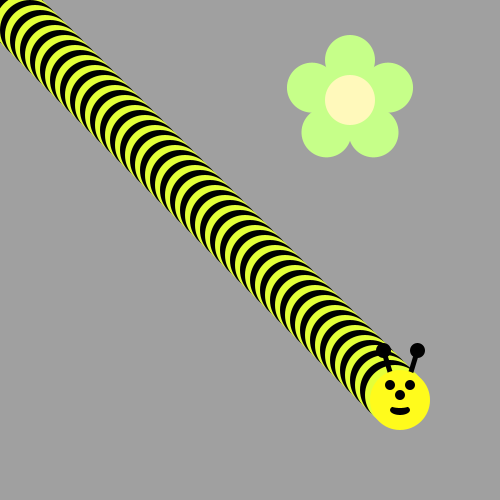
Frame 1 (no input)
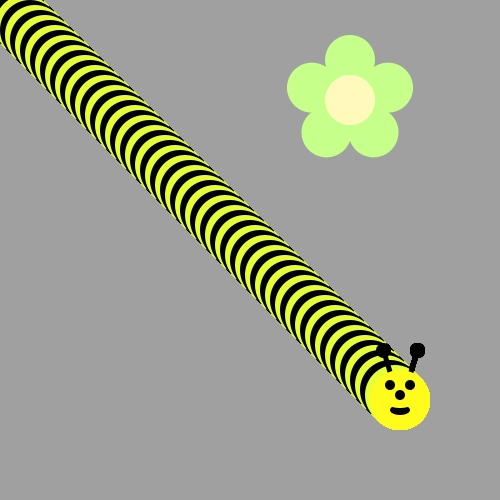
Frame 60 (the mouse pressed at the canvas centre just before this capture)
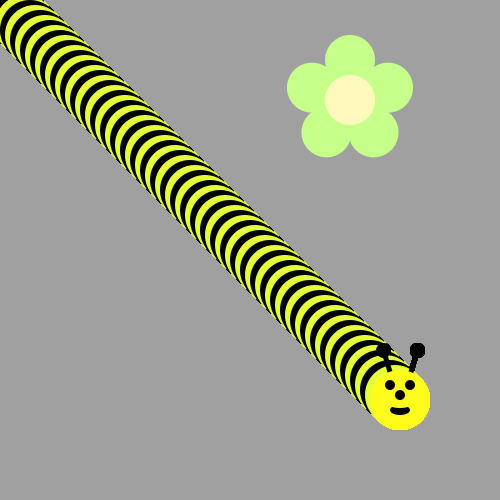
Frame 120 (the mouse held since frame 60 and released just before this capture)

The Processing sketch that drew these frames (run headless with seeded random() and noise(); from frame 60 on, the mouse is pressed at the canvas centre):

// Processing sketch: bumblebee
// ── bumblebee.pde
void draw() {
  for(int i = 0; i < 400; i += 5){
    noStroke();
    fill(#E4FF39);
    if (i % 2==0){
    fill(#000000);
    }
    ellipse(i, i, 60, 60);
  }
  drawBeeFace(400, 400);
/*Use a loop to make a body for the Bee!
Then put his head on using drawBeeFace(x,y)
Use Modulo to make the colors alternate 
*/
}

void drawFlower(int x, int y) {
     noStroke();
     translate(x, y);
     // draw 5 petals, rotating after each one<
     fill(#c6ff89);      // green
      for (int i = 0; i < 5; i++) {
           ellipse(0, -40, 50, 50);
          rotate(radians(72));
     }
     fill(#fff9bb); // light yellow
     ellipse(0, 0, 50, 50);
} 
void drawBeeFace(int BeeFaceX, int BeeFaceY) {
     noStroke();
     fill(0, 0, 0);
     stroke(1);
     strokeWeight(5);
     line(BeeFaceX-10, BeeFaceY-27, BeeFaceX-17, BeeFaceY-50);
     line(BeeFaceX+10, BeeFaceY-27, BeeFaceX+17, BeeFaceY-50);
     ellipse(BeeFaceX-17, BeeFaceY-50, 10, 10);
     ellipse(BeeFaceX+17, BeeFaceY-50, 10, 10);
     noStroke();
     fill(255, 251, 28);
     ellipse(BeeFaceX, BeeFaceY, 60, 60); // face
     fill(255, 237, 209);
     fill(0,0,0);
      ellipse(BeeFaceX-10, BeeFaceY-15, 10, 10); // eyes
     ellipse(BeeFaceX+10, BeeFaceY-15, 10, 10);
      ellipse(BeeFaceX, BeeFaceY-5, 10, 10); // nose
      ellipse(BeeFaceX, BeeFaceY+10, 20, 10);// mouth
     fill(255, 251, 28);
     ellipse(BeeFaceX, BeeFaceY+5, 20, 6);
}

void setup() {
     ellipseMode(CENTER);
     size(500, 500);
     background(160, 160, 160);
      drawFlower(350, 100);
}
